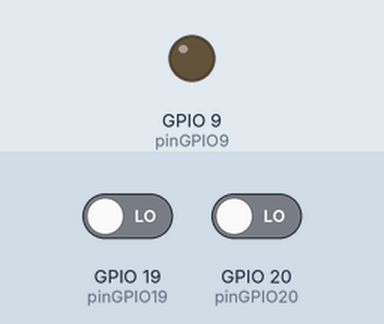
A sketch run on a simulated ESP32-C6. On the bench: output pins drawn as LEDs (lit = HIGH). Inputs (shaded band) come from the test bench; at power-on: GPIO 19 (pinGPIO19) LOW, GPIO 20 (pinGPIO20) LOW.

Above: at 1.2 s.
1.3 s: GPIO 19 (pinGPIO19) driven HIGH and GPIO 20 (pinGPIO20) driven HIGH
At 2.2 s:
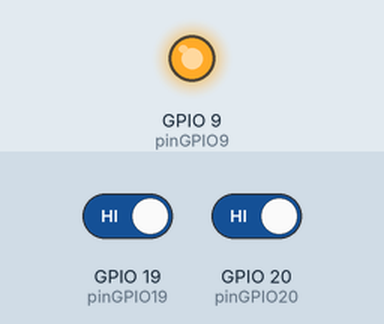
2.8 s: GPIO 19 (pinGPIO19) driven LOW
At 3.4 s:
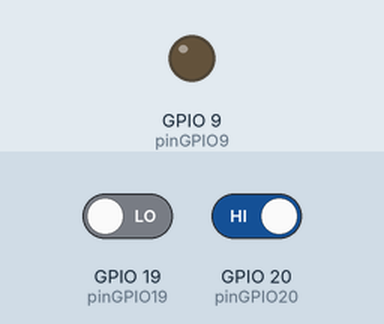
4.3 s: GPIO 19 (pinGPIO19) driven HIGH
At 4.6 s:
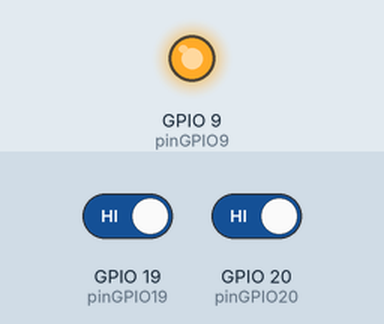
Timing chart, 0 to 7.3 s (numbered marks = the images above; inputs shaded):
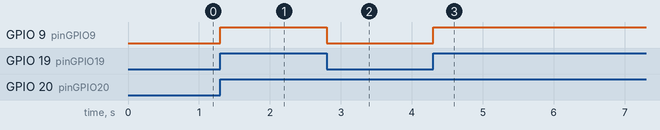

Measured:
- after the input at 1.3 s, GPIO 9 (pinGPIO9): LOW → HIGH at once
- after the input at 2.8 s, GPIO 9 (pinGPIO9): HIGH → LOW at once
- after the input at 4.3 s, GPIO 9 (pinGPIO9): LOW → HIGH at once

The sketch:

5.ino
```cpp
#define pinGPIO9 9   // GPIO adecuado para salida en ESP32-C6
#define pinGPIO20 20   // Entrada 1
#define pinGPIO19 19   // Entrada 2

int state1 = 0;
int state2 = 0;

void setup() {
  pinMode(pinGPIO9, OUTPUT);
  pinMode(pinGPIO20, INPUT);
  pinMode(pinGPIO19, INPUT);
  digitalWrite(pinGPIO9, LOW);
}

void loop() {
  state1 = digitalRead(pinGPIO20);
  state2 = digitalRead(pinGPIO19);
  if (state1 && state2){
    digitalWrite(pinGPIO9, HIGH);
  } else{
    digitalWrite(pinGPIO9, LOW);
  }
}
```
